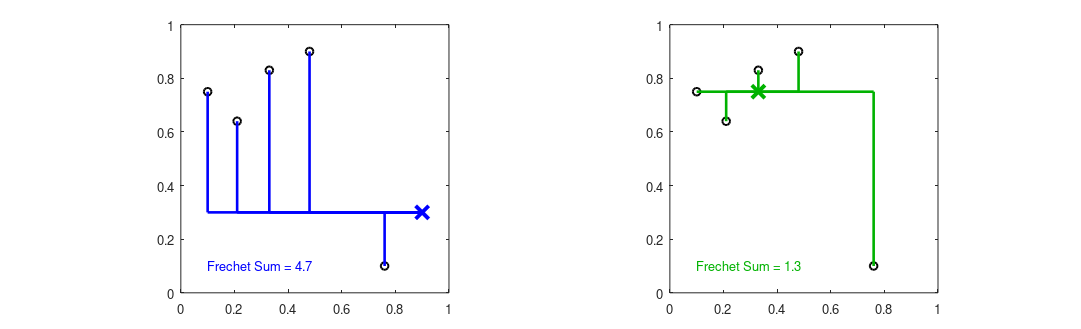

MATLAB code for this plot:
disp('Running MATLAB script file OODAfig7p3.m') ;
%
%    Makes Figure 7.3 of the OODA book,
%    Illustrates L1 Frechet Median
%
%    Copied from OODAbookChpEFigBToyL1FrechetMedian.m
%    in:        OODAbook\ChapterE
%


%  Set up preliminaries
%
mdata = [[0.10 0.75]; ...
         [0.33 0.83]; ...
         [0.21 0.64]; ...
         [0.48 0.90]; ...
         [0.76 0.10]] ;

n = size(mdata,1) ;
d = size(mdata,2) ;

CandPoint1 = [0.9 0.3] ;
%vmedian = rmeanSM(mdata) ;
    %  Note this gives worse FSS
vmedian(1) = median(mdata(:,1)) ;
vmedian(2) = median(mdata(:,2)) ;


%  Do preliminary calculations
%
FSS1 = 0 ;
FSSm = 0 ;
for i = 1:n ;
  FSS1 = FSS1 + abs(mdata(i,1) - CandPoint1(1)) + abs(mdata(i,2) - CandPoint1(2)) ;
  FSSm = FSSm + abs(mdata(i,1) - vmedian(1))^2 + abs(mdata(i,2) - vmedian(2)) ;
end ;


%  Preliminary graphics quantities
%
datalw = 1.5 ;
datams = 6 ; 
pointlw = 3 ;
pointms = 10 ; 
labfontsize = 10 ;
linelw = 2 ;
meancolor = [0 0.7 0] ;


figure(1) ;
clf ;

subplot(1,2,1) ;    %  make Candidate1 plot
  plot(mdata(:,1),mdata(:,2),'ko','LineWidth',datalw,'MarkerSize',datams) ;
  hold on ;
    plot(CandPoint1(1),CandPoint1(2),'bx','LineWidth',pointlw,'MarkerSize',pointms) ;
    plot([mdata(:,1)'; mdata(:,1)'], ...
         [mdata(:,2)'; (ones(1,n) * CandPoint1(2))], ...
         'b-','LineWidth',linelw) ;
    plot([mdata(:,1)'; (ones(1,n) * CandPoint1(1))], ...
         [(ones(1,n) * CandPoint1(2)); (ones(1,n) * CandPoint1(2))], ...
         'b-','LineWidth',linelw) ;
    text(0.1,0.1,['Frechet Sum = ' num2str(FSS1,2)],  ...
         'Color','b','FontSize',labfontsize) ;
  hold off ;
  axis([0 1 0 1]) ;
  axis square ;


subplot(1,2,2) ;    %  make median plot
  plot(mdata(:,1),mdata(:,2),'ko','LineWidth',datalw,'MarkerSize',datams) ;
  hold on ;
    plot(vmedian(1),vmedian(2),'x','LineWidth',pointlw,'MarkerSize',pointms, ...
         'Color',meancolor) ;
    plot([mdata(:,1)'; (ones(1,n) * vmedian(1))], ...
         [(ones(1,n) * vmedian(2)); (ones(1,n) * vmedian(2))], ...
         '-','LineWidth',linelw,'Color',meancolor) ;
    plot([mdata(:,1)'; mdata(:,1)'], ...
         [mdata(:,2)'; (ones(1,n) * vmedian(2))], ...
         '-','LineWidth',linelw,'Color',meancolor) ;
    text(0.1,0.1,['Frechet Sum = ' num2str(FSSm,2)],  ...
         'Color',meancolor,'FontSize',labfontsize) ;
  hold off ;
  axis([0 1 0 1]) ;
  axis square ;


%  Create png file
%
  orient portrait ;
  set(gcf,'PaperSize',[12.0, 4.0]) ; 
  set(gcf,'PaperPosition',[0.25, 0.25, 11.5, 3.5]) ; 
print('-dpng','OODAfig7p3.png') ;



